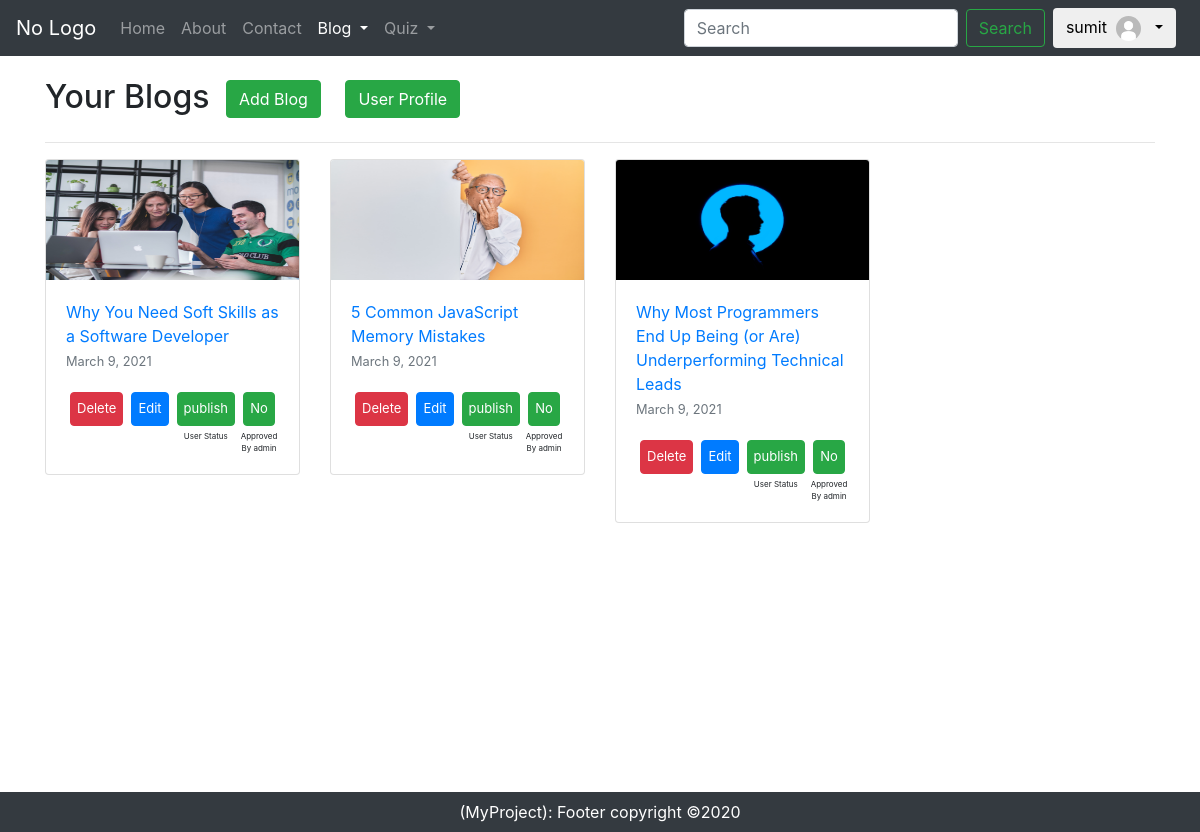
The app's page /blog/writeBlog/ (signed in), older data.
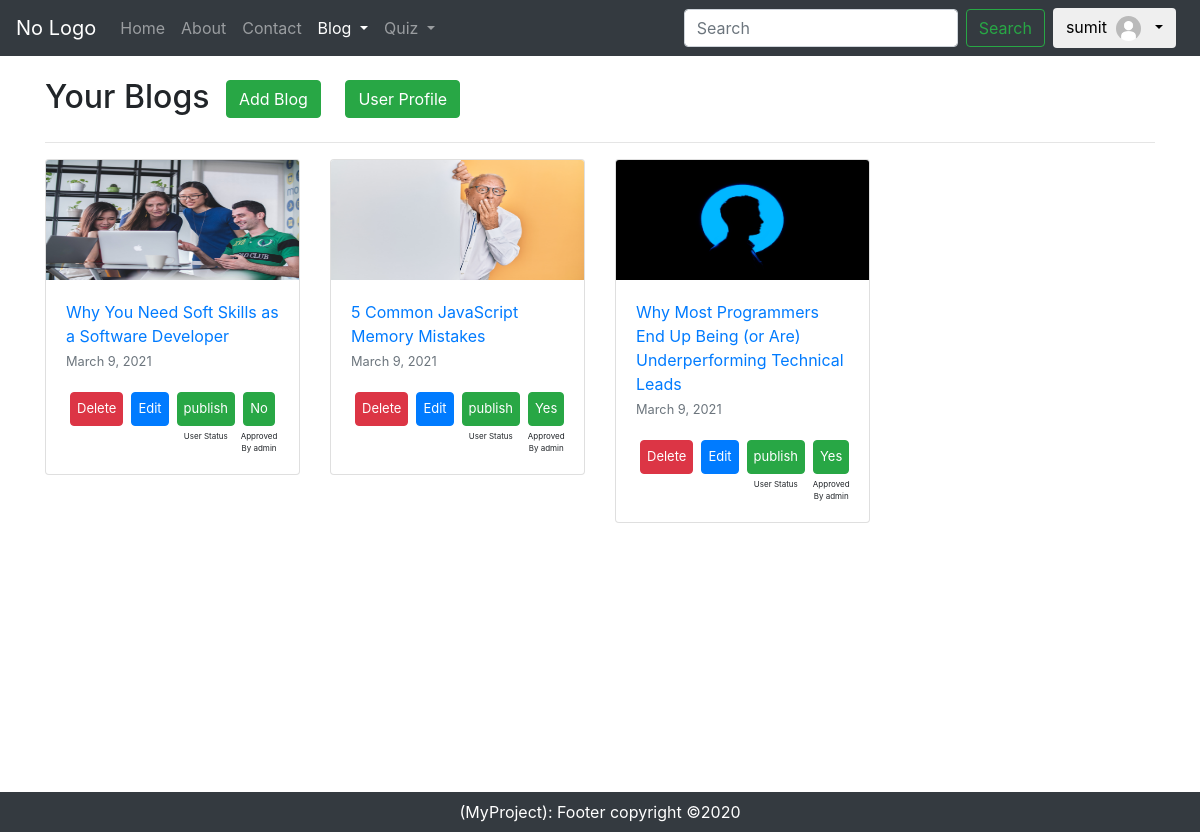
The same page, newer data.
### home/models.py (models this page shows, shortened)
class UserProfile(models.Model):
    GENDER_CHOICES = (
        ("MALE","male"),
        ("FEMALE","female"),
        ("OTHERS","others"),
    )
    UserUsername = models.OneToOneField(User,on_delete=models.CASCADE,blank=True, null=True)
    phoneNumber = models.CharField(blank=True,null=True,max_length=12)
    Gender = models.CharField(choices=GENDER_CHOICES,max_length=50,blank=True)
    Dob = models.DateField(auto_now_add=False,auto_now=False,blank=True,null=True)
    JoiningDate = models.DateTimeField(auto_now_add=True)
    Country = models.CharField(max_length=100,blank=True, null=True)
    State = models.CharField(max_length=100,blank=True, null=True)
    District = models.CharField(max_length=100,blank=True, null=True)
    city = models.CharField(max_length=100,blank=True, null=True)
    address = models.CharField(max_length=100,blank=True, null=True)
    designation = models.CharField(max_length=100,blank=True, null=True)
    facebook_url = models.CharField(max_length=100,blank=True, null=True)
    instagram_url = models.CharField(max_length=100,blank=True, null=True)
    twitter_url = models.CharField(max_length=100,blank=True, null=True)
    pincode = models.CharField(blank=True,null=True,max_length=10)
    Bio = models.TextField(blank=True, null=True)
    coverImage = models.ImageField(blank=True, null=True,upload_to='images/coverImage/',default='defaultCover.jpg')
    profileImage = models.ImageField(blank=True, null=True,upload_to='images/profileImage/',default='defaultProfile.jpg')
    isPublic = models.BooleanField(default=False)
    securityQues = models.CharField(max_length=200,blank=True, null=True)
    securityAns = models.CharField(max_length=400,blank=True, null=True)
    language = models.CharField(max_length=400,blank=True, null=True)

### blog/models.py (models this page shows, shortened)
class UserPost(models.Model):
    authorUsername = models.ForeignKey(User,on_delete=models.CASCADE)
    title = models.CharField(max_length=255)
    label = models.CharField(max_length=200)
    category = models.CharField(max_length=200)
    image = models.ImageField(upload_to='images/userPost/')
    slug = models.CharField(max_length=255)
    author = models.CharField(max_length=50)
    dateUpdate = models.DateTimeField(auto_now=True,blank=True, null=True)
    timeStamp = models.DateTimeField(auto_now_add=True,blank=True, null=True)
    timeRead = models.CharField(max_length=10)
    content = RichTextField(blank=True)
    userStatus = models.CharField(max_length=50)
    adminStatus = models.BooleanField(default=False)

### blog/views.py (the view)
# urls.py: path('writeBlog/',views.writeBlog,name="writeBlog"),
def writeBlog(request):
    if not request.user.is_authenticated:
        return HttpResponse("404 page not found")
    else:
        isEmpty = False
        user_post = UserPost.objects.filter(authorUsername=request.user)
        if user_post.count() == 0:
            isEmpty = True
        return render(request,'blog/UserBlogs.html',{'userPost':user_post,'isEmpty':isEmpty})

### home/context_processors.py (called while the page is built)
def profile(request):
    if not request.user.is_authenticated:
        return {
            'profile': 'Anonymous'
        }
    else:
        return{
        'profile': UserProfile.objects.filter(UserUsername=request.user).first()
        }

### templates/blog/UserBlogs.html (shortened to what this page needs)
{% extends 'home/base.html' %}
{% block logBlogactive %}active{% endblock %}
{% block body %}
 <div class="container my-3">
    <h2>Your Blogs
    <span><a href="/blog/addBlog/" role="button" class="btn btn-success m-2">Add Blog</a></span>
    <span><a href="/blog/viewAuthorProfile/" role="button" class="btn btn-success m-2">User Profile</a></span>
    </h2>
    <hr>
    <div class="row">
    {% for post in userPost %}
        <div class="col-3">
            <div class="card">
             <img src="/media/{{post.image}}" class="card-img-top size"  alt="...">
            <div class="card-body">
             <a href="/blog/{{post.slug}}" class="card-title">{{post.title}}</a>
            <p class="card-text"><small class="text-muted">{{post.timeStamp.date}}</small></p>
            <div style="display: flex;justify-content: space-between;">
            <form action="/blog/deleteUserBlog/" method="POST" class="form-inline-block">
                    <button type="submit" class="btn btn-danger btn-custom">Delete</button>
            </form>
            <form action="/blog/EditUserBlog/" method="POST" class="form-inline-block">
                    <button type="submit" class="btn btn-primary btn-custom">Edit</button>
            </form>
            <div class="form-inline-block">
                <div class="btn btn-success btn-custom">{{post.userStatus}}</div>
                <div style="font-size:8px">User Status</div>
            </div>
            <div class="form-inline-block">
                {% if post.adminStatus %}
                    <div id="author" class="btn btn-success btn-custom">Yes</div>
                {% else %}
                    <div id="author" class="btn btn-success btn-custom">No</div>
                {% endif %}
                <div style="font-size:8px">Approved By admin</div>
            </div>
            </div>
    </div>
        </div>
        </div>
    {% endfor %}
    </div>
 </div>
{% endblock body %}

### templates/home/base.html (shortened to what this page needs)
<!DOCTYPE html>
<html lang="en">
<head>
  <link rel="stylesheet" href="https://cdnjs.cloudflare.com/ajax/libs/font-awesome/5.15.2/css/all.min.css">
  <link rel="stylesheet" href="https://maxcdn.bootstrapcdn.com/bootstrap/4.0.0/css/bootstrap.min.css"
 />
  <link rel="stylesheet" href="https://cdn.jsdelivr.net/npm/bootstrap-icons@1.4.0/font/bootstrap-icons.css">
</head>
<body>
  <nav class="navbar navbar-expand-lg navbar-dark bg-dark navbar-sticky">
    <a class="navbar-brand" href="/">No Logo</a>
    <div class="collapse navbar-collapse" id="navbarSupportedContent">
      <ul class="navbar-nav mr-auto">
        <li class="nav-item {% block homeactive %}
        {% endblock homeactive %}">
          <a class="nav-link" href="/">Home <span class="sr-only">(current)</span></a>
        </li>
        <li class="nav-item {% block aboutactive %}
        {% endblock aboutactive %}">
          <a class="nav-link" href="/about">About</a>
        </li>
        <li class="nav-item {% block contactactive %}
        {% endblock contactactive %}">
          <a class="nav-link" href="/contact">Contact</a>
        </li>
      {% if not user.is_authenticated %}
        <li class="nav-item {% block blogactive %}
        {% endblock blogactive %}">
          <a class="nav-link" href="/blog">Blog</a>
        </li>
         <li class="nav-item {% block quizactive %}{% endblock %}">
          <a class="nav-link" href="/quiz">Quiz</a>
        </li>
      {% else %}
        <div class=" nav-item dropdown">
        <a class=" dropdown-toggle nav-link {% block logBlogactive %}{% endblock %}" id="menu1" data-toggle="dropdown" href="#">Blog
        </a>
        </div>
        <div class=" nav-item dropdown">
        <a class=" dropdown-toggle nav-link {% block logQuizactive %}{% endblock %}" id="menu1" data-toggle="dropdown" href="#">Quiz
        </a>
        </div>
      {% endif %}
      </ul>
      <form class="form-inline my-2 my-lg-0" method="get" action="/blog/search/">
        <input class="form-control mr-sm-2" type="search" placeholder="Search" aria-label="Search" name="query" id="query" />
        <button class="btn btn-outline-success my-2 my-sm-0" type="submit">Search</button>
      </form>
      {% if not user.is_authenticated %}
      <a href="/account/signup" role="button" class="btn btn-primary m-2">Sign Up</a>
      <a href="/account/login" role="button" class="btn btn-primary m-2">Login</a>
      {% else %}
      <div class="dropdown mx-2">
        <button class="btn btn-default dropdown-toggle" type="button" id="menu1" data-toggle="dropdown">{{request.user}}
        <img src="/media/{{profile.profileImage}}" style="width: 25px;
        height: 25px;
        border-radius: 50%;
        margin: 0px 5px;
        object-fit: cover;">
        </button>
      </div>
      {% endif %}
    </div>
  </nav>
  <div style="min-height: 90vh;">
    {% block body %}
    {% endblock body %}
  </div>
  <footer class="footer">
    <span> (MyProject): Footer copyright &copy;2020</span>
  </footer>
</body>
</html>

### templates/blog/UserBlogs.html (style rules this page uses)
.size { width:auto; height:120px; }
.form-inline-block { display:inline-block; text-align: center; }
.btn-custom { font-size:13px; padding:6px; margin:4px; }

### templates/home/base.html (style rules this page uses)
.footer { background-color: #343a40; color: white; text-align: center; padding: 8px; }
.navbar-sticky { position: sticky; top: 0; left: 0; right: 0; z-index: 10; }

Row changes from the older to the newer data that the page shows:
changed UserPost "5 Common JavaScript Memory Mistakes": adminStatus "No" → "Yes"
changed UserPost "Why Most Programmers End Up Being (or Are) Underperforming Technical Leads": adminStatus "No" → "Yes"
